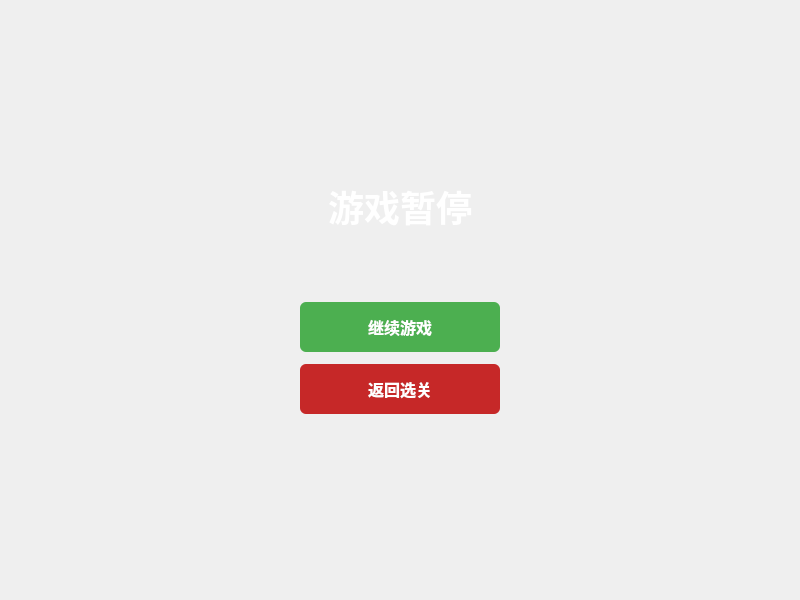
<?xml version="1.0" encoding="UTF-8"?>
<ui version="4.0">
 <class>GameOverlay</class>
 <widget class="QWidget" name="GameOverlay">
  <property name="geometry">
   <rect>
    <x>0</x>
    <y>0</y>
    <width>800</width>
    <height>600</height>
   </rect>
  </property>
  <layout class="QVBoxLayout" name="rootLayout" stretch="0">
   <property name="spacing">
    <number>4</number>
   </property>
   <property name="leftMargin">
    <number>0</number>
   </property>
   <property name="topMargin">
    <number>0</number>
   </property>
   <property name="rightMargin">
    <number>0</number>
   </property>
   <property name="bottomMargin">
    <number>0</number>
   </property>
   <item>
    <widget class="QStackedWidget" name="stack">
     <property name="styleSheet">
      <string notr="true">QStackedWidget { background: transparent; }</string>
     </property>
     <widget class="QWidget" name="pausePage">
      <layout class="QVBoxLayout" name="pauseLayout">
       <property name="spacing">
        <number>5</number>
       </property>
       <property name="leftMargin">
        <number>0</number>
       </property>
       <property name="topMargin">
        <number>0</number>
       </property>
       <property name="rightMargin">
        <number>0</number>
       </property>
       <property name="bottomMargin">
        <number>6</number>
       </property>
       <item>
        <spacer name="pauseTopSpacer">
         <property name="orientation">
          <enum>Qt::Orientation::Vertical</enum>
         </property>
         <property name="sizeHint" stdset="0">
          <size>
           <width>20</width>
           <height>180</height>
          </size>
         </property>
        </spacer>
       </item>
       <item>
        <widget class="QLabel" name="pauseTitle">
         <property name="styleSheet">
          <string notr="true">QLabel { color: white; font-size: 36px; font-weight: bold; }</string>
         </property>
         <property name="text">
          <string>游戏暂停</string>
         </property>
         <property name="alignment">
          <set>Qt::AlignmentFlag::AlignCenter</set>
         </property>
        </widget>
       </item>
       <item>
        <spacer name="pauseMidSpacer">
         <property name="orientation">
          <enum>Qt::Orientation::Vertical</enum>
         </property>
         <property name="sizeHint" stdset="0">
          <size>
           <width>20</width>
           <height>40</height>
          </size>
         </property>
        </spacer>
       </item>
       <item>
        <layout class="QHBoxLayout" name="pauseBtnOuter">
         <item>
          <spacer name="pauseLeftSpacer">
           <property name="orientation">
            <enum>Qt::Orientation::Horizontal</enum>
           </property>
           <property name="sizeHint" stdset="0">
            <size>
             <width>150</width>
             <height>20</height>
            </size>
           </property>
          </spacer>
         </item>
         <item>
          <layout class="QVBoxLayout" name="pauseBtnInner">
           <property name="spacing">
            <number>12</number>
           </property>
           <item>
            <widget class="QPushButton" name="btnContinue">
             <property name="minimumSize">
              <size>
               <width>200</width>
               <height>50</height>
              </size>
             </property>
             <property name="cursor">
              <cursorShape>PointingHandCursor</cursorShape>
             </property>
             <property name="styleSheet">
              <string notr="true">QPushButton { background-color: #4CAF50; color: white; font-size: 16px; font-weight: bold; border: none; border-radius: 6px; } QPushButton:hover { background-color: #45a049; }</string>
             </property>
             <property name="text">
              <string>继续游戏</string>
             </property>
            </widget>
           </item>
           <item>
            <widget class="QPushButton" name="btnExit">
             <property name="minimumSize">
              <size>
               <width>200</width>
               <height>50</height>
              </size>
             </property>
             <property name="cursor">
              <cursorShape>PointingHandCursor</cursorShape>
             </property>
             <property name="styleSheet">
              <string notr="true">QPushButton { background-color: #C62828; color: white; font-size: 16px; font-weight: bold; border: none; border-radius: 6px; } QPushButton:hover { background-color: #D32F2F; }</string>
             </property>
             <property name="text">
              <string>返回选关</string>
             </property>
            </widget>
           </item>
          </layout>
         </item>
         <item>
          <spacer name="pauseRightSpacer">
           <property name="orientation">
            <enum>Qt::Orientation::Horizontal</enum>
           </property>
           <property name="sizeHint" stdset="0">
            <size>
             <width>150</width>
             <height>20</height>
            </size>
           </property>
          </spacer>
         </item>
        </layout>
       </item>
       <item>
        <spacer name="pauseBottomSpacer">
         <property name="orientation">
          <enum>Qt::Orientation::Vertical</enum>
         </property>
         <property name="sizeHint" stdset="0">
          <size>
           <width>20</width>
           <height>180</height>
          </size>
         </property>
        </spacer>
       </item>
      </layout>
     </widget>
     <widget class="QWidget" name="confirmPage">
      <layout class="QVBoxLayout" name="confirmLayout">
       <property name="leftMargin">
        <number>0</number>
       </property>
       <property name="topMargin">
        <number>0</number>
       </property>
       <property name="rightMargin">
        <number>0</number>
       </property>
       <property name="bottomMargin">
        <number>6</number>
       </property>
       <item>
        <spacer name="confirmTopSpacer">
         <property name="orientation">
          <enum>Qt::Orientation::Vertical</enum>
         </property>
         <property name="sizeHint" stdset="0">
          <size>
           <width>20</width>
           <height>180</height>
          </size>
         </property>
        </spacer>
       </item>
       <item>
        <widget class="QLabel" name="confirmTitle">
         <property name="styleSheet">
          <string notr="true">QLabel { color: white; font-size: 36px; font-weight: bold; }</string>
         </property>
         <property name="text">
          <string>退出关卡？</string>
         </property>
         <property name="alignment">
          <set>Qt::AlignmentFlag::AlignCenter</set>
         </property>
        </widget>
       </item>
       <item>
        <widget class="QLabel" name="confirmText">
         <property name="styleSheet">
          <string notr="true">QLabel { color: #CCC; font-size: 16px; }</string>
         </property>
         <property name="text">
          <string>确定要退出当前关卡吗？
将返回选关界面</string>
         </property>
         <property name="alignment">
          <set>Qt::AlignmentFlag::AlignCenter</set>
         </property>
        </widget>
       </item>
       <item>
        <spacer name="confirmMidSpacer">
         <property name="orientation">
          <enum>Qt::Orientation::Vertical</enum>
         </property>
         <property name="sizeHint" stdset="0">
          <size>
           <width>20</width>
           <height>40</height>
          </size>
         </property>
        </spacer>
       </item>
       <item>
        <layout class="QHBoxLayout" name="confirmBtnOuter">
         <item>
          <spacer name="confirmLeftSpacer">
           <property name="orientation">
            <enum>Qt::Orientation::Horizontal</enum>
           </property>
           <property name="sizeHint" stdset="0">
            <size>
             <width>150</width>
             <height>20</height>
            </size>
           </property>
          </spacer>
         </item>
         <item>
          <layout class="QHBoxLayout" name="confirmBtnInner">
           <property name="spacing">
            <number>20</number>
           </property>
           <item>
            <widget class="QPushButton" name="btnConfirm">
             <property name="minimumSize">
              <size>
               <width>140</width>
               <height>50</height>
              </size>
             </property>
             <property name="cursor">
              <cursorShape>PointingHandCursor</cursorShape>
             </property>
             <property name="styleSheet">
              <string notr="true">QPushButton { background-color: #C62828; color: white; font-size: 16px; font-weight: bold; border: none; border-radius: 6px; } QPushButton:hover { background-color: #D32F2F; }</string>
             </property>
             <property name="text">
              <string>确认</string>
             </property>
            </widget>
           </item>
           <item>
            <widget class="QPushButton" name="btnCancel">
             <property name="minimumSize">
              <size>
               <width>140</width>
               <height>50</height>
              </size>
             </property>
             <property name="cursor">
              <cursorShape>PointingHandCursor</cursorShape>
             </property>
             <property name="styleSheet">
              <string notr="true">QPushButton { background-color: #555; color: #CCC; font-size: 16px; font-weight: bold; border: 1px solid #666; border-radius: 6px; } QPushButton:hover { background-color: #666; }</string>
             </property>
             <property name="text">
              <string>取消</string>
             </property>
            </widget>
           </item>
          </layout>
         </item>
         <item>
          <spacer name="confirmRightSpacer">
           <property name="orientation">
            <enum>Qt::Orientation::Horizontal</enum>
           </property>
           <property name="sizeHint" stdset="0">
            <size>
             <width>150</width>
             <height>20</height>
            </size>
           </property>
          </spacer>
         </item>
        </layout>
       </item>
       <item>
        <spacer name="verticalSpacer">
         <property name="orientation">
          <enum>Qt::Orientation::Vertical</enum>
         </property>
         <property name="sizeHint" stdset="0">
          <size>
           <width>20</width>
           <height>180</height>
          </size>
         </property>
        </spacer>
       </item>
      </layout>
     </widget>
     <widget class="QWidget" name="messagePage">
      <layout class="QVBoxLayout" name="messageLayout">
       <property name="leftMargin">
        <number>0</number>
       </property>
       <property name="topMargin">
        <number>0</number>
       </property>
       <property name="rightMargin">
        <number>0</number>
       </property>
       <property name="bottomMargin">
        <number>6</number>
       </property>
       <item>
        <spacer name="messageTopSpacer">
         <property name="orientation">
          <enum>Qt::Orientation::Vertical</enum>
         </property>
         <property name="sizeHint" stdset="0">
          <size>
           <width>20</width>
           <height>180</height>
          </size>
         </property>
        </spacer>
       </item>
       <item>
        <widget class="QLabel" name="messageTitle">
         <property name="styleSheet">
          <string notr="true">QLabel { color: white; font-size: 36px; font-weight: bold; }</string>
         </property>
         <property name="alignment">
          <set>Qt::AlignmentFlag::AlignCenter</set>
         </property>
        </widget>
       </item>
       <item>
        <widget class="QLabel" name="messageContent">
         <property name="styleSheet">
          <string notr="true">QLabel { color: #CCC; font-size: 16px; }</string>
         </property>
         <property name="alignment">
          <set>Qt::AlignmentFlag::AlignCenter</set>
         </property>
         <property name="wordWrap">
          <bool>true</bool>
         </property>
        </widget>
       </item>
       <item>
        <spacer name="messageMidSpacer">
         <property name="orientation">
          <enum>Qt::Orientation::Vertical</enum>
         </property>
         <property name="sizeHint" stdset="0">
          <size>
           <width>20</width>
           <height>40</height>
          </size>
         </property>
        </spacer>
       </item>
       <item>
        <layout class="QHBoxLayout" name="messageBtnOuter">
         <item>
          <spacer name="messageLeftSpacer">
           <property name="orientation">
            <enum>Qt::Orientation::Horizontal</enum>
           </property>
           <property name="sizeHint" stdset="0">
            <size>
             <width>150</width>
             <height>20</height>
            </size>
           </property>
          </spacer>
         </item>
         <item>
          <widget class="QPushButton" name="btnMessageDismiss">
           <property name="minimumSize">
            <size>
             <width>200</width>
             <height>50</height>
            </size>
           </property>
           <property name="cursor">
            <cursorShape>PointingHandCursor</cursorShape>
           </property>
           <property name="styleSheet">
            <string notr="true">QPushButton { background-color: #4CAF50; color: white; font-size: 16px; font-weight: bold; border: none; border-radius: 6px; } QPushButton:hover { background-color: #45a049; }</string>
           </property>
           <property name="text">
            <string>我知道了</string>
           </property>
          </widget>
         </item>
         <item>
          <spacer name="messageRightSpacer">
           <property name="orientation">
            <enum>Qt::Orientation::Horizontal</enum>
           </property>
           <property name="sizeHint" stdset="0">
            <size>
             <width>150</width>
             <height>20</height>
            </size>
           </property>
          </spacer>
         </item>
        </layout>
       </item>
       <item>
        <spacer name="verticalSpacer_2">
         <property name="orientation">
          <enum>Qt::Orientation::Vertical</enum>
         </property>
         <property name="sizeHint" stdset="0">
          <size>
           <width>20</width>
           <height>40</height>
          </size>
         </property>
        </spacer>
       </item>
      </layout>
     </widget>
    </widget>
   </item>
  </layout>
 </widget>
 <resources/>
 <connections/>
</ui>
